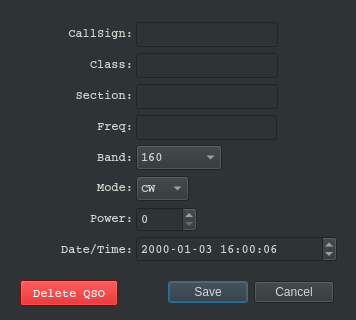
<?xml version="1.0" encoding="UTF-8"?>
<ui version="4.0">
 <class>Dialog</class>
 <widget class="QDialog" name="Dialog">
  <property name="geometry">
   <rect>
    <x>0</x>
    <y>0</y>
    <width>356</width>
    <height>320</height>
   </rect>
  </property>
  <property name="windowTitle">
   <string>Edit QSO</string>
  </property>
  <property name="styleSheet">
   <string notr="true">background-color: rgb(46, 52, 54);
color: rgb(211, 215, 207);</string>
  </property>
  <widget class="QDialogButtonBox" name="buttonBox">
   <property name="geometry">
    <rect>
     <x>168</x>
     <y>280</y>
     <width>166</width>
     <height>25</height>
    </rect>
   </property>
   <property name="font">
    <font>
     <family>Courier</family>
     <weight>75</weight>
     <bold>true</bold>
    </font>
   </property>
   <property name="orientation">
    <enum>Qt::Horizontal</enum>
   </property>
   <property name="standardButtons">
    <set>QDialogButtonBox::Cancel|QDialogButtonBox::Save</set>
   </property>
   <property name="centerButtons">
    <bool>false</bool>
   </property>
  </widget>
  <widget class="QLineEdit" name="editCallsign">
   <property name="geometry">
    <rect>
     <x>136</x>
     <y>22</y>
     <width>142</width>
     <height>25</height>
    </rect>
   </property>
   <property name="font">
    <font>
     <family>Courier</family>
     <weight>75</weight>
     <bold>true</bold>
    </font>
   </property>
   <property name="maxLength">
    <number>14</number>
   </property>
  </widget>
  <widget class="QLineEdit" name="editClass">
   <property name="geometry">
    <rect>
     <x>136</x>
     <y>53</y>
     <width>142</width>
     <height>25</height>
    </rect>
   </property>
   <property name="font">
    <font>
     <family>Courier</family>
     <weight>75</weight>
     <bold>true</bold>
    </font>
   </property>
   <property name="maxLength">
    <number>4</number>
   </property>
  </widget>
  <widget class="QLineEdit" name="editSection">
   <property name="geometry">
    <rect>
     <x>136</x>
     <y>84</y>
     <width>142</width>
     <height>25</height>
    </rect>
   </property>
   <property name="font">
    <font>
     <family>Courier</family>
     <weight>75</weight>
     <bold>true</bold>
    </font>
   </property>
   <property name="maxLength">
    <number>3</number>
   </property>
  </widget>
  <widget class="QDateTimeEdit" name="editDateTime">
   <property name="geometry">
    <rect>
     <x>136</x>
     <y>236</y>
     <width>201</width>
     <height>26</height>
    </rect>
   </property>
   <property name="font">
    <font>
     <family>Courier</family>
     <weight>75</weight>
     <bold>true</bold>
    </font>
   </property>
   <property name="dateTime">
    <datetime>
     <hour>16</hour>
     <minute>0</minute>
     <second>6</second>
     <year>2000</year>
     <month>1</month>
     <day>3</day>
    </datetime>
   </property>
   <property name="currentSection">
    <enum>QDateTimeEdit::YearSection</enum>
   </property>
   <property name="displayFormat">
    <string>yyyy-MM-dd hh:mm:ss</string>
   </property>
   <property name="timeSpec">
    <enum>Qt::UTC</enum>
   </property>
  </widget>
  <widget class="QSpinBox" name="editPower">
   <property name="geometry">
    <rect>
     <x>136</x>
     <y>207</y>
     <width>61</width>
     <height>25</height>
    </rect>
   </property>
   <property name="font">
    <font>
     <family>Courier</family>
     <weight>75</weight>
     <bold>true</bold>
    </font>
   </property>
   <property name="buttonSymbols">
    <enum>QAbstractSpinBox::UpDownArrows</enum>
   </property>
   <property name="maximum">
    <number>1500</number>
   </property>
  </widget>
  <widget class="QComboBox" name="editMode">
   <property name="geometry">
    <rect>
     <x>136</x>
     <y>176</y>
     <width>53</width>
     <height>25</height>
    </rect>
   </property>
   <property name="font">
    <font>
     <family>Courier</family>
     <weight>75</weight>
     <bold>true</bold>
    </font>
   </property>
   <item>
    <property name="text">
     <string>CW</string>
    </property>
   </item>
   <item>
    <property name="text">
     <string>PH</string>
    </property>
   </item>
   <item>
    <property name="text">
     <string>DI</string>
    </property>
   </item>
  </widget>
  <widget class="QPushButton" name="deleteButton">
   <property name="geometry">
    <rect>
     <x>20</x>
     <y>280</y>
     <width>98</width>
     <height>26</height>
    </rect>
   </property>
   <property name="font">
    <font>
     <family>Courier</family>
     <weight>75</weight>
     <bold>true</bold>
    </font>
   </property>
   <property name="styleSheet">
    <string notr="true">background-color: rgb(204, 0, 0);
color: rgb(255, 255, 255);</string>
   </property>
   <property name="text">
    <string>Delete QSO</string>
   </property>
  </widget>
  <widget class="QComboBox" name="editBand">
   <property name="geometry">
    <rect>
     <x>136</x>
     <y>145</y>
     <width>86</width>
     <height>25</height>
    </rect>
   </property>
   <property name="font">
    <font>
     <family>Courier</family>
     <weight>75</weight>
     <bold>true</bold>
    </font>
   </property>
   <item>
    <property name="text">
     <string>160</string>
    </property>
   </item>
   <item>
    <property name="text">
     <string>80</string>
    </property>
   </item>
   <item>
    <property name="text">
     <string>60</string>
    </property>
   </item>
   <item>
    <property name="text">
     <string>40</string>
    </property>
   </item>
   <item>
    <property name="text">
     <string>20</string>
    </property>
   </item>
   <item>
    <property name="text">
     <string>15</string>
    </property>
   </item>
   <item>
    <property name="text">
     <string>10</string>
    </property>
   </item>
   <item>
    <property name="text">
     <string>6</string>
    </property>
   </item>
   <item>
    <property name="text">
     <string>2</string>
    </property>
   </item>
  </widget>
  <widget class="QWidget" name="layoutWidget">
   <property name="geometry">
    <rect>
     <x>41</x>
     <y>21</y>
     <width>92</width>
     <height>241</height>
    </rect>
   </property>
   <property name="font">
    <font>
     <family>Courier</family>
     <weight>75</weight>
     <bold>true</bold>
    </font>
   </property>
   <layout class="QVBoxLayout" name="verticalLayout_2">
    <item>
     <widget class="QLabel" name="label">
      <property name="font">
       <font>
        <family>Courier</family>
        <weight>75</weight>
        <bold>true</bold>
       </font>
      </property>
      <property name="text">
       <string>CallSign:</string>
      </property>
      <property name="alignment">
       <set>Qt::AlignRight|Qt::AlignTrailing|Qt::AlignVCenter</set>
      </property>
     </widget>
    </item>
    <item>
     <widget class="QLabel" name="label_2">
      <property name="font">
       <font>
        <family>Courier</family>
        <weight>75</weight>
        <bold>true</bold>
       </font>
      </property>
      <property name="text">
       <string>Class:</string>
      </property>
      <property name="alignment">
       <set>Qt::AlignRight|Qt::AlignTrailing|Qt::AlignVCenter</set>
      </property>
     </widget>
    </item>
    <item>
     <widget class="QLabel" name="label_3">
      <property name="font">
       <font>
        <family>Courier</family>
        <weight>75</weight>
        <bold>true</bold>
       </font>
      </property>
      <property name="text">
       <string>Section:</string>
      </property>
      <property name="alignment">
       <set>Qt::AlignRight|Qt::AlignTrailing|Qt::AlignVCenter</set>
      </property>
     </widget>
    </item>
    <item>
     <widget class="QLabel" name="label_8">
      <property name="font">
       <font>
        <family>Courier</family>
        <weight>75</weight>
        <bold>true</bold>
       </font>
      </property>
      <property name="text">
       <string>Freq:</string>
      </property>
      <property name="alignment">
       <set>Qt::AlignRight|Qt::AlignTrailing|Qt::AlignVCenter</set>
      </property>
     </widget>
    </item>
    <item>
     <widget class="QLabel" name="label_4">
      <property name="font">
       <font>
        <family>Courier</family>
        <weight>75</weight>
        <bold>true</bold>
       </font>
      </property>
      <property name="text">
       <string>Band:</string>
      </property>
      <property name="alignment">
       <set>Qt::AlignRight|Qt::AlignTrailing|Qt::AlignVCenter</set>
      </property>
     </widget>
    </item>
    <item>
     <widget class="QLabel" name="label_5">
      <property name="font">
       <font>
        <family>Courier</family>
        <weight>75</weight>
        <bold>true</bold>
       </font>
      </property>
      <property name="text">
       <string>Mode:</string>
      </property>
      <property name="alignment">
       <set>Qt::AlignRight|Qt::AlignTrailing|Qt::AlignVCenter</set>
      </property>
     </widget>
    </item>
    <item>
     <widget class="QLabel" name="label_7">
      <property name="font">
       <font>
        <family>Courier</family>
        <weight>75</weight>
        <bold>true</bold>
       </font>
      </property>
      <property name="text">
       <string>Power:</string>
      </property>
      <property name="alignment">
       <set>Qt::AlignRight|Qt::AlignTrailing|Qt::AlignVCenter</set>
      </property>
     </widget>
    </item>
    <item>
     <widget class="QLabel" name="label_6">
      <property name="font">
       <font>
        <family>Courier</family>
        <weight>75</weight>
        <bold>true</bold>
       </font>
      </property>
      <property name="text">
       <string>Date/Time:</string>
      </property>
      <property name="alignment">
       <set>Qt::AlignRight|Qt::AlignTrailing|Qt::AlignVCenter</set>
      </property>
     </widget>
    </item>
   </layout>
  </widget>
  <widget class="QLineEdit" name="editFreq">
   <property name="geometry">
    <rect>
     <x>136</x>
     <y>115</y>
     <width>141</width>
     <height>25</height>
    </rect>
   </property>
  </widget>
 </widget>
 <resources/>
 <connections>
  <connection>
   <sender>buttonBox</sender>
   <signal>accepted()</signal>
   <receiver>Dialog</receiver>
   <slot>accept()</slot>
   <hints>
    <hint type="sourcelabel">
     <x>248</x>
     <y>254</y>
    </hint>
    <hint type="destinationlabel">
     <x>157</x>
     <y>274</y>
    </hint>
   </hints>
  </connection>
  <connection>
   <sender>buttonBox</sender>
   <signal>rejected()</signal>
   <receiver>Dialog</receiver>
   <slot>reject()</slot>
   <hints>
    <hint type="sourcelabel">
     <x>316</x>
     <y>260</y>
    </hint>
    <hint type="destinationlabel">
     <x>286</x>
     <y>274</y>
    </hint>
   </hints>
  </connection>
 </connections>
</ui>
